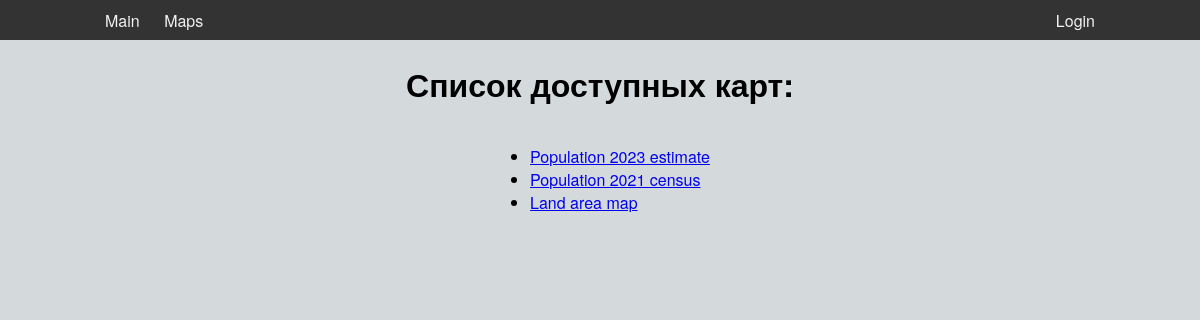
The page /maps/maps_list/ on the database as committed earlier.
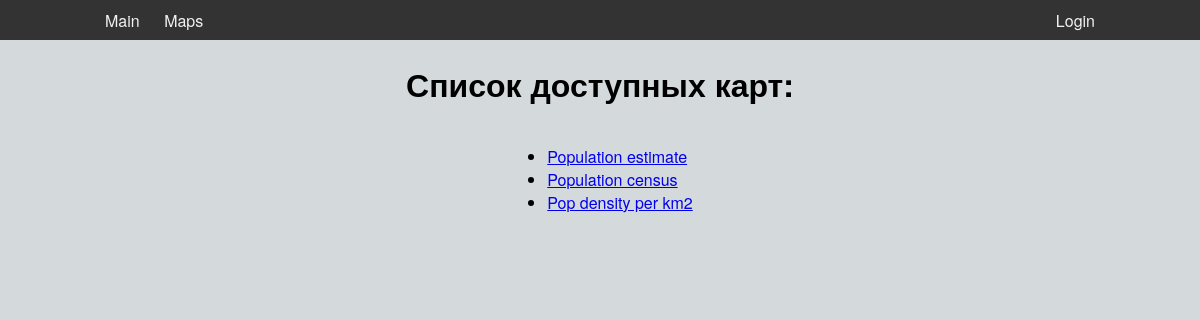
The same page on the database as committed later.
### maps/models.py (models this page shows, shortened)
class DataMap(models.Model):
    title = models.CharField(max_length=200)
    summary = models.TextField(max_length=10000, help_text='Описание карты')
    key_dataset_on = models.CharField(max_length=200, primary_key=True, default='0000000')

### maps/views.py (the view)
# urls.py: path('maps_list/', views.MapsListView.as_view(), name='maps_list'),
class MapsListView(generic.ListView):
    model = DataMap
    context_object_name = 'maps_list'
    template_name = 'maps/maps_list.html'

### maps/templates/maps/maps_list.html
{% extends "base_generic.html" %}
{% block content %}
  <h1>Список доступных карт:</h1>
  {% if maps_list %}
    <ul>
      {% for map in maps_list %}
      <li>
        <a href="{{ map.key_dataset_on }}">{{ map.title }}</a>
      </li>
      {% endfor %}
    </ul>
  {% else %}
    <p>Пока что ни одной карты!</p>
  {% endif %}
{% endblock %}

### maps/templates/base_generic.html (shortened to what this page needs)
<!DOCTYPE html>
<html lang="en">
  <head>
    {% load static %}
    <link rel="stylesheet" href="{% static 'maps/css/base.css' %}">
  </head>
  <body class="page">
    <header class="header">
      {% block navbar %}
        <nav class="topnav">
          <div>
            <a class="topnav__link" href="{% url 'index' %}">Main</a>
            <a class="topnav__link" href="{% url 'maps_list' %}">Maps</a>
          </div>
          <div class="topnav__login-container">
            {% if user.is_authenticated %}
              <p class="topnav__username">User: {{ user.get_username }}</p>
              <a class="topnav__link" href="{% url 'logout' %}?next={{ request.path }}">Logout</a>
            {% else %}
              <a class="topnav__link" href="{% url 'login' %}?next={{ request.path }}">Login</a>
            {% endif %}
          </div>
        </nav>
      {% endblock %}
    </header>
    <main class="content">
        {% block content %}{% endblock %}
    </main>
  </body>
</html>

### maps/static/maps/css/base.css (style rules this page uses)
.page { background-color: #d4dadc; font-family: 'Helvetica Neue', Arial, sans-serif; display: flex; flex-direction: column; align-items: center; margin: 0; }
.header { margin: 0; height: 40px; width: 100%; background-color: #333; display: flex; flex-direction: row; align-items: center; justify-content: center; }
.topnav { width: 1000px; display: flex; flex-direction: row; align-items: center; justify-content: space-between; margin: 0px 20px 0px 20px; }
.topnav__link { margin: 0 0 0 10px; text-decoration: none; color: #f2f2f2; padding: 5px; }
.topnav__link:first-of-type { margin: 0; }
.topnav__login-container { display: flex; flex-direction: row; align-items: center; }
.content { width: 1000px; display: flex; flex-direction: column; align-items: center; }

Rows that differ between the two databases and show on the page:
removed DataMap: title "Land area map"
changed DataMap: title "Population 2023 estimate" → "Population estimate"
changed DataMap: title "Population 2021 census" → "Population census"
added DataMap: title "Pop density per km2"
